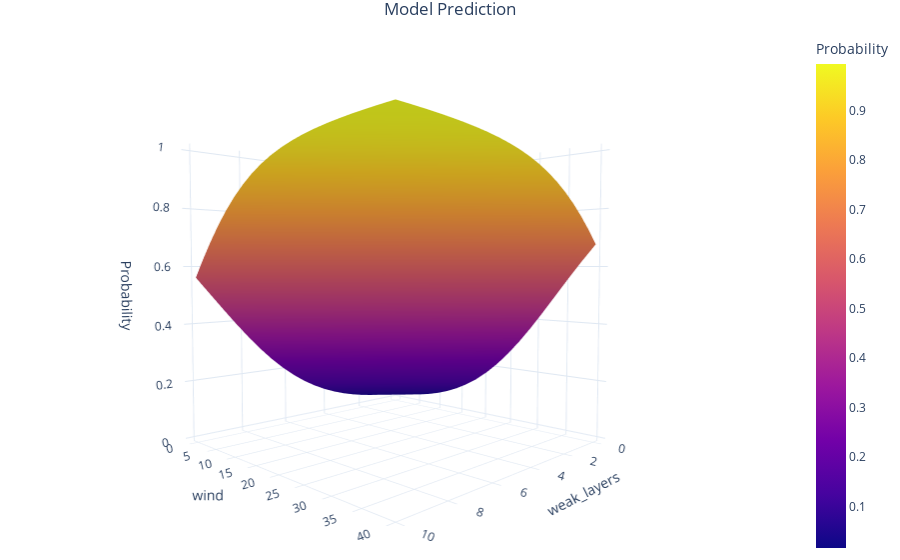

Notebook source saved alongside this figure:
### Markdown cell above
We can see that the interaction term is helpful - the p-value is less than 0.05. The model is also performing better than our previous attempts.

## Making predictions with multiple features

Very quickly, lets explore what this interaction means by looking at model predictions. 

We will first graph two independent features in 3D. Let's start with `weak_layers` and `wind`:

### Code cell
graphing.model_to_surface_plot(model_with_interaction, ["weak_layers", "wind"], test)

### Figure 1 — Plotly figure (JSON) as saved in the notebook; plotly's stock layout.template omitted (floating-point values rounded to 4 significant figures; data arrays with more than 128 entries replaced by an {"elided": "..."} marker saying what was removed)
{"data": [{"colorbar": {"title": {"text": "Probability"}}, "type": "surface", "x": [0, 0.5263, 1.053, 1.579, 2.105, 2.632, 3.158, 3.684, 4.211, 4.737, 5.263, 5.789, 6.316, 6.842, 7.368, 7.895, 8.421, 8.947, 9.474, 10], "y": [0, 2.105, 4.211, 6.316, 8.421, 10.53, 12.63, 14.74, 16.84, 18.95, 21.05, 23.16, 25.26, 27.37, 29.47, 31.58, 33.68, 35.79, 37.89, 40], "z": {"elided": "20x20 float values"}}], "layout": {"scene": {"xaxis": {"title": {"text": "weak_layers"}}, "yaxis": {"title": {"text": "wind"}}, "zaxis": {"title": {"text": "Probability"}}}, "title": {"text": "Model Prediction"}}}
